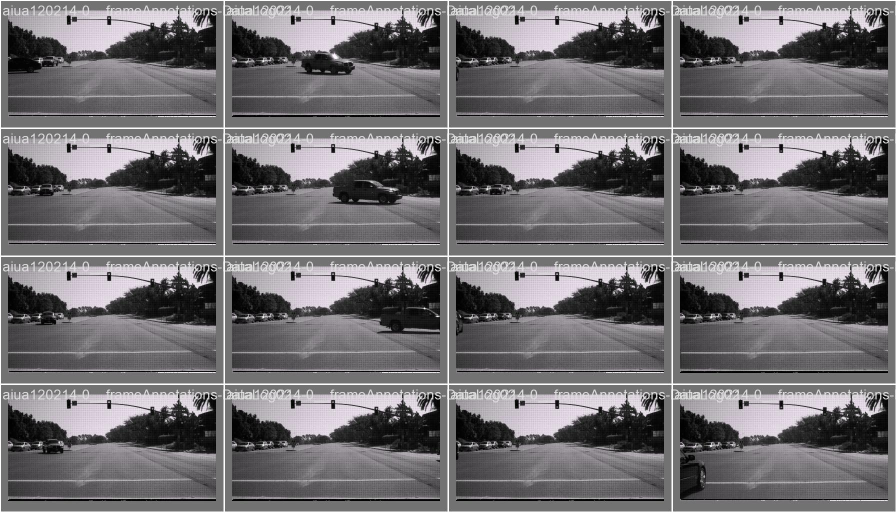
#> input picture runs/detect/val-2/val_batch0_pred.jpg, 1792 x 1024 px (shown at 1/2 size)
$ python -i find_targeted_frames.py   (imports and definitions only)
#> lines starting #> are read from the running program, lines starting #| are printed output that depends on the picture
#> further down, picture is the input picture: shape (1024, 1792, 3); mean B, G, R 113.9, 110.9, 113.3
"""
Find targeted annotation frames for rare WV sign classes.

Uses checkpoints/phase2_full_best.pt (LISA 47-class) at conf=0.15 on
unannotated frames in data/raw/wvdoh_frames/. Maps LISA classes to WV
target buckets. For classes with no LISA equivalent (deerCrossing,
railroadCrossing) and for curve signs that the LISA model misses on WV
footage, uses per-class diamond-interior heuristics to separate candidates
rather than the old approach of assigning every yellow diamond to both
deerCrossing and railroadCrossing simultaneously.

Diamond interior heuristics (run on yellow diamonds found in upper 60%):
  deerCrossing:     single irregular dark blob in lower 45% of diamond
                    (animal silhouette — low solidity, organic shape)
  railroadCrossing: diagonal edge pattern inside diamond
                    (RXR advance-warning symbol has crossing diagonals)
  curve:            model path first; heuristic fallback is geometric
                    directional blob (arrow — higher solidity than deer)

Frames that pass the yellow-diamond shape test but fail all interior
heuristics are bucketed as possible_yellow_diamond for manual annotation.

Usage:
    python scripts/find_targeted_frames.py
    python scripts/find_targeted_frames.py --top-k 60 --conf 0.12
    python scripts/find_targeted_frames.py --csv configs/wv_supplemental_download.csv
"""

import argparse
import csv
import shutil
from collections import defaultdict
from pathlib import Path

import cv2
import numpy as np


# LISA classes that map directly to WV target buckets
CURVE_CLASSES = frozenset({"curveRight", "curveLeft", "turnRight", "turnLeft"})
PEDESTRIAN_CLASSES = frozenset({"pedestrianCrossing"})

# LISA warning-like classes that might be WV rural signs misclassified
RURAL_CANDIDATE_CLASSES = frozenset({
    "school", "roundabout", "intersection", "dip", "slow",
    "signalAhead", "addedLane",
})

TARGET_CLASSES = [
    "curve", "pedestrianCrossing", "deerCrossing", "railroadCrossing",
    "possible_yellow_diamond", "possible_rural_crossing",
]
DEFAULT_TOP_K: dict[str, int] = {
    "curve":                  100,
    "pedestrianCrossing":     80,
    "deerCrossing":           80,
    "railroadCrossing":       80,
    "possible_yellow_diamond": 60,
    "possible_rural_crossing": 40,
}


# [9 lines left out: function load_video_meta, not called in this run]


def parse_video_id(stem: str) -> str:
    """'13892_5000' → '13892'"""
    return stem.rsplit("_", 1)[0]


# ── Yellow-diamond heuristics ──────────────────────────────────────────────────

def find_best_yellow_diamond(frame: np.ndarray) -> tuple[float, tuple | None]:
    """
    Find the best yellow diamond warning sign in the upper 60% of the frame.
    Returns (score, (x, y, w, h)) in full-frame pixel coords, or (0.0, None).
    Score is in [0, 1].
    """
    fh = frame.shape[0]
#> fh = 1024
    roi_h = int(0.6 * fh)
#> roi_h = 614
    roi = frame[:roi_h, :]
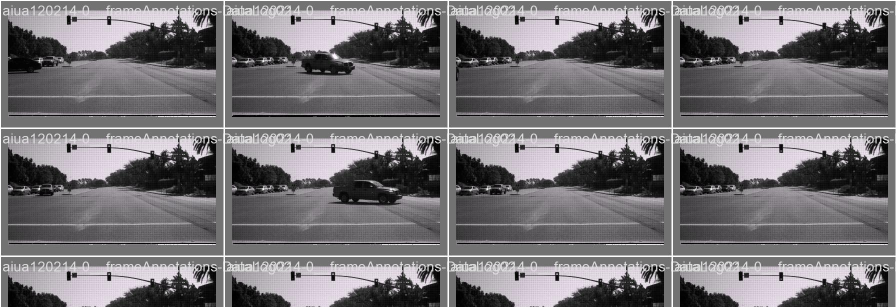
#> roi: shape (614, 1792, 3) (shown at 1/2 size); mean B, G, R 117.5, 114.3, 116.9

    hsv = cv2.cvtColor(roi, cv2.COLOR_BGR2HSV)
#> hsv: shape (614, 1792, 3); mean H, S, V 83.7, 7.4, 117.5
    yellow_mask = cv2.inRange(hsv, (18, 100, 120), (38, 255, 255))
#> yellow_mask: shape (614, 1792); every value is 0
    kernel = cv2.getStructuringElement(cv2.MORPH_ELLIPSE, (5, 5))
    yellow_mask = cv2.morphologyEx(yellow_mask, cv2.MORPH_CLOSE, kernel)

    contours, _ = cv2.findContours(yellow_mask, cv2.RETR_EXTERNAL, cv2.CHAIN_APPROX_SIMPLE)
#> contours = []

    best_score = 0.0
    best_bbox: tuple | None = None

    for cnt in contours:
        area = cv2.contourArea(cnt)
        if area < 500 or area > 60_000:
            continue
        rx, ry, bw, bh = cv2.boundingRect(cnt)
        if bh == 0:
            continue
        aspect = bw / bh
        if not (0.55 < aspect < 1.8):
            continue
        peri = cv2.arcLength(cnt, True)
        approx = cv2.approxPolyDP(cnt, 0.04 * peri, True)
        if not (3 <= len(approx) <= 6):
            continue
        hull_area = cv2.contourArea(cv2.convexHull(cnt))
        if hull_area == 0:
            continue
        solidity = area / hull_area
        if solidity < 0.55:
            continue
        score = min(area / 15_000, 1.0) * (1.0 - abs(aspect - 1.0) / 1.25) * solidity
        if score > best_score:
            best_score = score
            # ROI starts at y=0, so roi coords == frame coords for x/y
            best_bbox = (rx, ry, bw, bh)
#> this loop made 0 passes
#> after the loop, best_score = 0

    return best_score, best_bbox


# [213 lines left out: functions _diamond_interior, deer_pictogram_score, railroad_pattern_score, curve_arrow_score, not called in this run]


def classify_yellow_diamond(frame: np.ndarray) -> dict[str, tuple[float, str]]:
    """
    Full yellow-diamond pipeline: find sign, classify interior, return per-class hits.
    Never assigns the same frame to both deerCrossing and railroadCrossing.
    Falls back to possible_yellow_diamond when interior is ambiguous.
    """
    yd_score, bbox = find_best_yellow_diamond(frame)
#> yd_score = 0
    if yd_score < 0.05 or bbox is None:
        return {}

    deer_s  = deer_pictogram_score(frame, bbox)
    rail_s  = railroad_pattern_score(frame, bbox)
    curve_s = curve_arrow_score(frame, bbox)

    DEER_THRESH  = 0.12
    RAIL_THRESH  = 0.25
    CURVE_THRESH = 0.22

    hits: dict[str, tuple[float, str]] = {}

    if deer_s >= DEER_THRESH:
        hits["deerCrossing"] = (yd_score * (0.5 + deer_s), "deer_pictogram_heuristic")
    if rail_s >= RAIL_THRESH:
        hits["railroadCrossing"] = (yd_score * (0.5 + rail_s), "railroad_pattern_heuristic")
    if curve_s >= CURVE_THRESH:
        hits["curve"] = (yd_score * curve_s, "curve_arrow_heuristic")

    if not hits:
        hits["possible_yellow_diamond"] = (yd_score, "yellow_diamond_heuristic")

    return hits


# ── Main ───────────────────────────────────────────────────────────────────────

# [161 lines left out: function main, not called in this run]


# [2 lines not run here, left out]

>>> import cv2
>>> picture = cv2.imread('../runs/detect/val-2/val_batch0_pred.jpg')
>>> result = classify_yellow_diamond(picture)
#> result = 0 items

$ run again, on runs/detect/val-2/val_batch2_pred.jpg
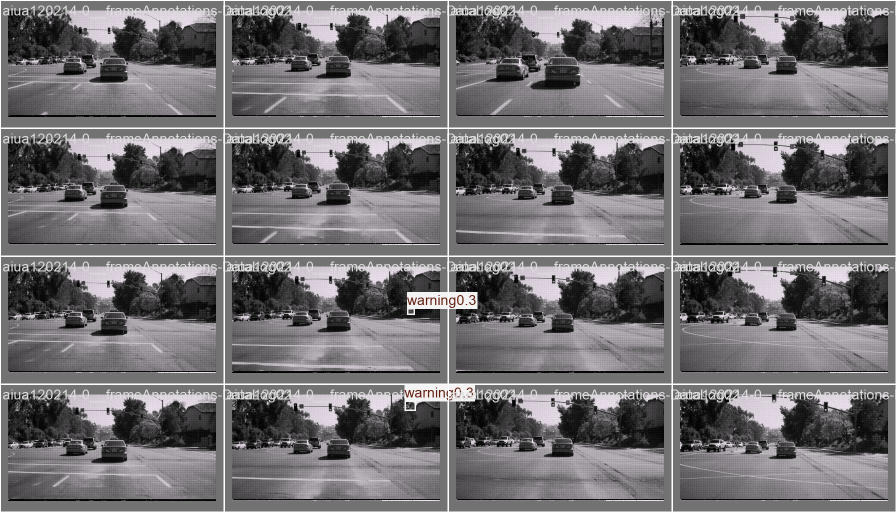
#> input picture runs/detect/val-2/val_batch2_pred.jpg, 1792 x 1024 px (shown at 1/2 size)
#> picture is the input picture: shape (1024, 1792, 3); mean B, G, R 112.7, 110, 112.2
#> in find_best_yellow_diamond, `roi = frame[:roi_h, :]`:
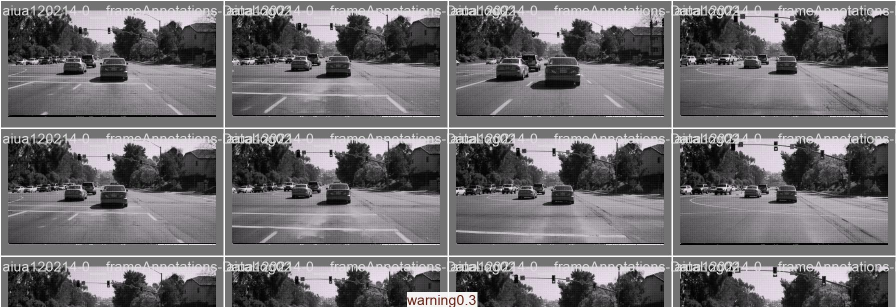
#> roi: shape (614, 1792, 3) (shown at 1/2 size); mean B, G, R 111.8, 109.2, 111.3
#> hsv: shape (614, 1792, 3); mean H, S, V 73.1, 6.4, 111.9
#> yellow_mask: shape (614, 1792); every value is 0
#> contours = []
#> after the loop in find_best_yellow_diamond, `for cnt in contours:`: best_score = 0
#> result = 0 items
